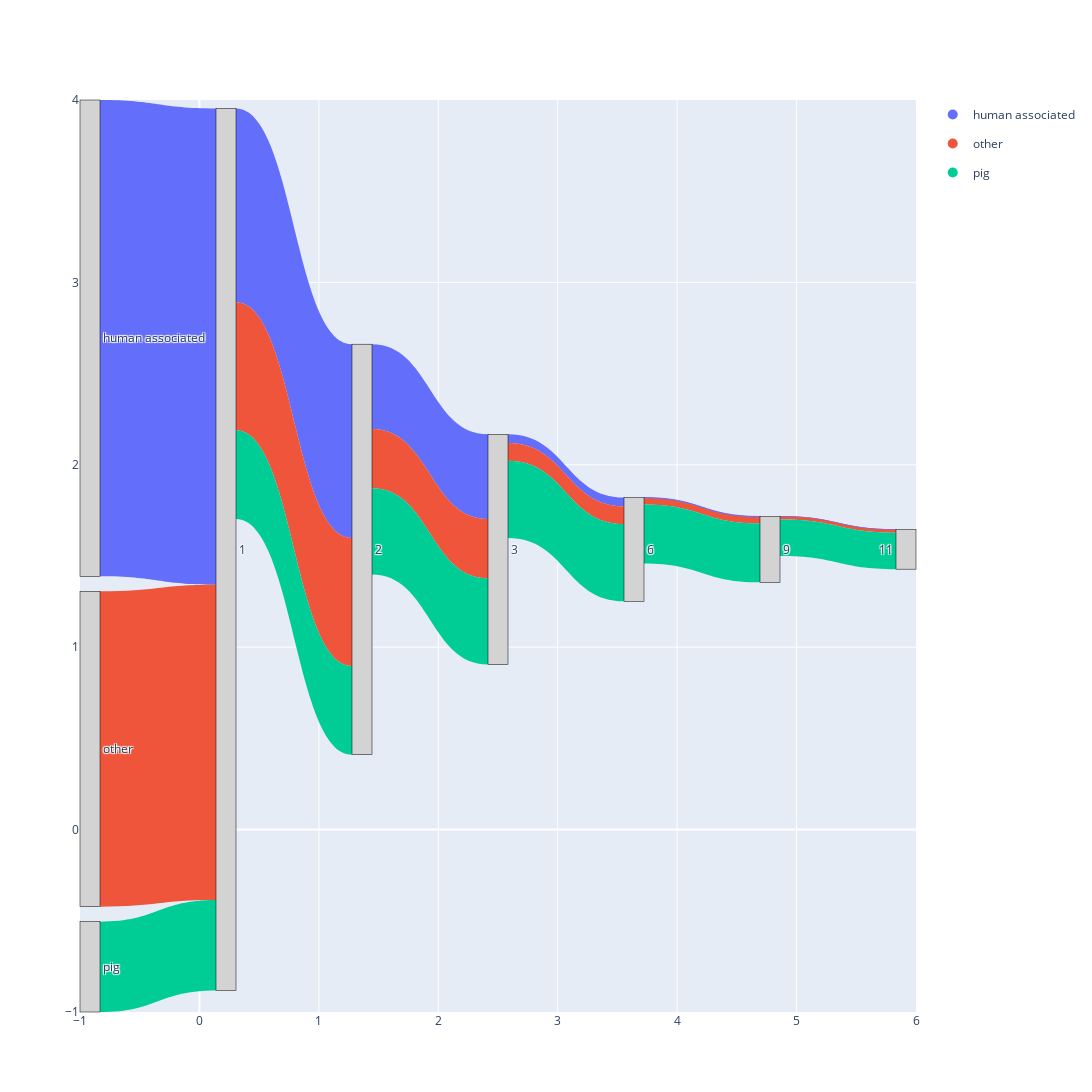

The cell this chart's notebook holds for it:
### Code cell
df_sankey = pd.DataFrame(links_data)

# 4. Create the Sankey Diagram with Colored Links
# Get unique labels from the source and target columns
all_labels = sorted(list(pd.unique(df_sankey[['source', 'target']].values.ravel('K'))))

# Map labels to integer indices
label_map = {label: i for i, label in enumerate(all_labels)}
df_sankey['source_id'] = df_sankey['source'].map(label_map)
df_sankey['target_id'] = df_sankey['target'].map(label_map)

fig = go.Figure(data=[go.Sankey(
    arrangement='snap', # Snap nodes to vertical positions
    node=dict(
      pad=15,
      thickness=20,
      line=dict(color="black", width=0.5),
      label=all_labels,
      color="lightgray"  # All nodes are a neutral color
    ),
    link=dict(
      source=df_sankey['source_id'],
      target=df_sankey['target_id'],
      value=df_sankey['value'],
      color=df_sankey['color']  # KEY CHANGE: Apply colors to the links
  ))])

for biome, color in biome_colors.items():
    fig.add_trace(go.Scatter(
        x=[None], y=[None], # Invisible coordinates
        mode='markers',
        marker=dict(size=10, color=color),
        legendgroup=biome,
        showlegend=True,
        name=biome
    ))
fig.update_layout( 
    font_size=12,
    width=1200,  # Set plot width
    height=1300   # Set plot height
)
fig.show()
fig.write_html("../../2025-pig-binning-paper/250830-branchwater/sankey_diagram.mancur.simple.numbercat.html", include_plotlyjs='cdn')
# fig.write_image("sankey_diagram.svg")

### Figure 1 — Plotly figure (JSON) as saved in the notebook; plotly's stock layout.template omitted (floating-point values rounded to 4 significant figures)
{"data": [{"arrangement": "snap", "link": {"color": ["#636EFA", "#636EFA", "#636EFA", "#636EFA", "#636EFA", "#636EFA", "#EF553B", "#EF553B", "#EF553B", "#EF553B", "#EF553B", "#EF553B", "#00CC96", "#00CC96", "#00CC96", "#00CC96", "#00CC96", "#00CC96"], "source": [6, 0, 2, 3, 4, 5, 7, 0, 2, 3, 4, 5, 8, 0, 2, 3, 4, 5], "target": [0, 2, 3, 4, 5, 1, 0, 2, 3, 4, 5, 1, 0, 2, 3, 4, 5, 1], "value": [39899, 16242, 7097, 725, 61, 2, 26410, 10714, 4970, 1485, 509, 244, 7566, 7426, 7224, 6476, 4945, 3060]}, "node": {"color": "lightgray", "label": ["1", "11", "2", "3", "6", "9", "human associated", "other", "pig"], "line": {"color": "black", "width": 0.5}, "pad": 15, "thickness": 20}, "type": "sankey"}, {"legendgroup": "human associated", "marker": {"color": "#636EFA", "size": 10}, "mode": "markers", "name": "human associated", "showlegend": true, "type": "scatter", "x": [null], "y": [null]}, {"legendgroup": "other", "marker": {"color": "#EF553B", "size": 10}, "mode": "markers", "name": "other", "showlegend": true, "type": "scatter", "x": [null], "y": [null]}, {"legendgroup": "pig", "marker": {"color": "#00CC96", "size": 10}, "mode": "markers", "name": "pig", "showlegend": true, "type": "scatter", "x": [null], "y": [null]}], "layout": {"font": {"size": 12}, "height": 1300, "width": 1200}}
